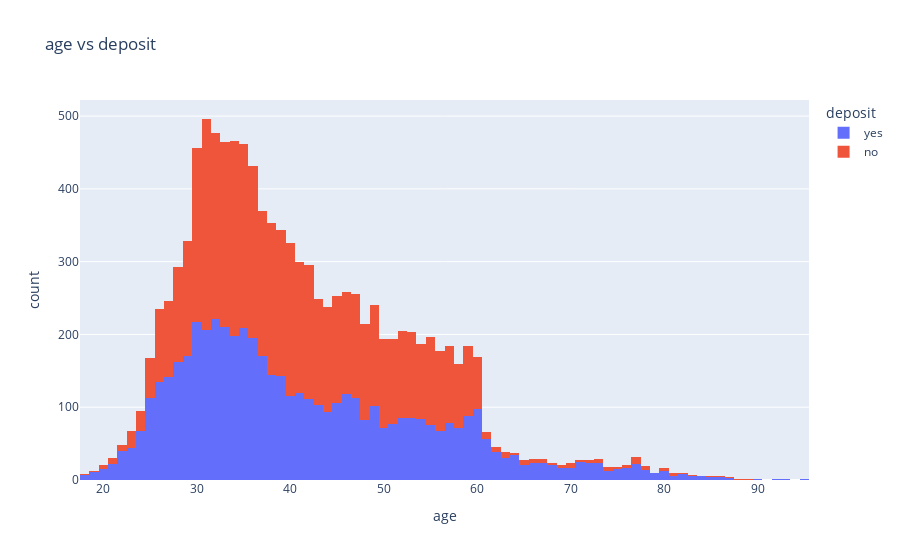

This figure's notebook cell:
### Code cell
px.histogram(raw_data, x = 'age', title = 'age vs deposit', color = 'deposit')

### Figure 1 — Plotly figure (JSON) as saved in the notebook; plotly's stock layout.template omitted (floating-point values rounded to 4 significant figures; data arrays with more than 128 entries replaced by an {"elided": "..."} marker saying what was removed)
{"data": [{"alignmentgroup": "True", "bingroup": "x", "hovertemplate": "deposit=yes<br>age=%{x}<br>count=%{y}<extra></extra>", "legendgroup": "yes", "marker": {"color": "#636efa", "pattern": {"shape": ""}}, "name": "yes", "offsetgroup": "yes", "orientation": "v", "showlegend": true, "type": "histogram", "x": {"elided": "5289 int values"}, "xaxis": "x", "yaxis": "y"}, {"alignmentgroup": "True", "bingroup": "x", "hovertemplate": "deposit=no<br>age=%{x}<br>count=%{y}<extra></extra>", "legendgroup": "no", "marker": {"color": "#EF553B", "pattern": {"shape": ""}}, "name": "no", "offsetgroup": "no", "orientation": "v", "showlegend": true, "type": "histogram", "x": {"elided": "5873 int values"}, "xaxis": "x", "yaxis": "y"}], "layout": {"barmode": "relative", "legend": {"title": {"text": "deposit"}, "tracegroupgap": 0}, "title": {"text": "age vs deposit"}, "xaxis": {"anchor": "y", "domain": [0, 1], "title": {"text": "age"}}, "yaxis": {"anchor": "x", "domain": [0, 1], "title": {"text": "count"}}}}
